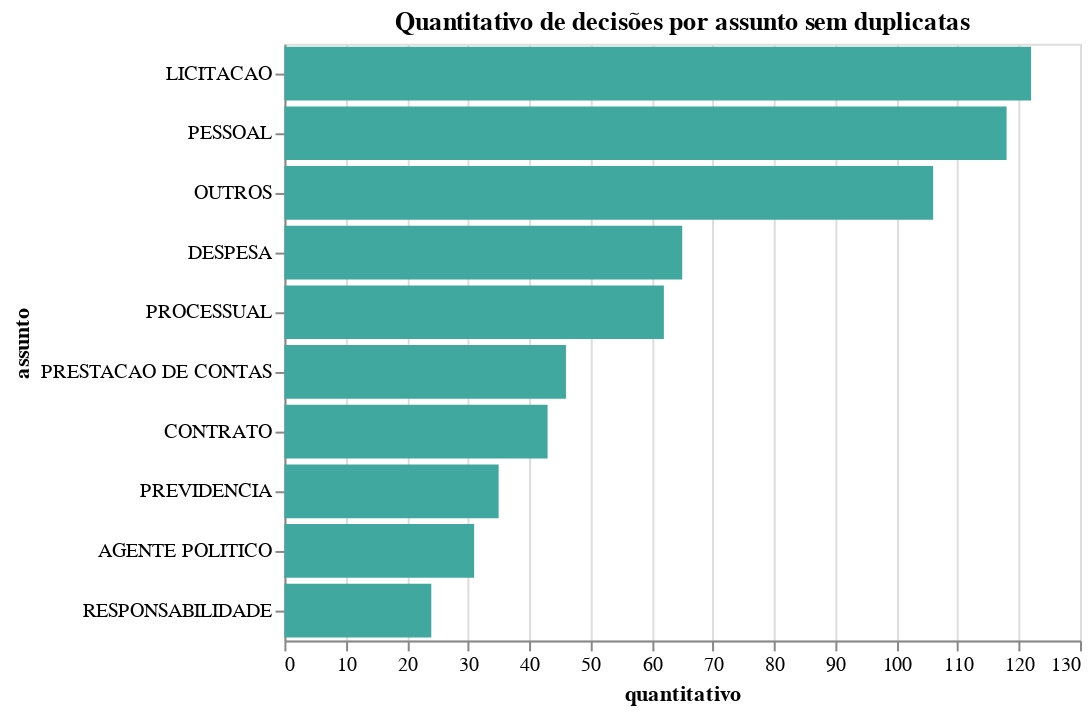

Notebook code cell kept with this figure:
### Code cell
qtde_assuntos_sem_dup = df_sd.groupby('assunto_agrupado')['arquivo']\
    .count()\
    .reset_index()\
    .rename(columns={'assunto_agrupado': 'assunto', 'arquivo' : 'quantitativo'})
alt_sem_dup = alt.Chart(qtde_assuntos_sem_dup).mark_bar().encode(
    alt.X("quantitativo"),
    alt.Y("assunto", sort='-x', title="assunto"),
    tooltip=['assunto', 'quantitativo']
).properties(height=300,
             title='Quantitativo de decisões por assunto sem duplicatas'
)
alt_sem_dup.configure_mark(color='#40A89E')

### Figure 1 — Vega-Lite specification as saved in the notebook (floating-point values rounded to 4 significant figures)
{"config": {"view": {"continuousWidth": 400, "continuousHeight": 300}, "mark": {"color": "#40A89E"}}, "data": {"name": "data-9aed95736e29fabeac49c829eda9f7da"}, "mark": "bar", "encoding": {"tooltip": [{"type": "nominal", "field": "assunto"}, {"type": "quantitative", "field": "quantitativo"}], "x": {"type": "quantitative", "field": "quantitativo"}, "y": {"type": "nominal", "field": "assunto", "sort": "-x", "title": "assunto"}}, "height": 300, "title": "Quantitativo de decisões por assunto sem duplicatas", "$schema": "https://vega.github.io/schema/vega-lite/v4.8.1.json", "datasets": {"data-9aed95736e29fabeac49c829eda9f7da": [{"assunto": "AGENTE POLITICO", "quantitativo": 31}, {"assunto": "CONTRATO", "quantitativo": 43}, {"assunto": "DESPESA", "quantitativo": 65}, {"assunto": "LICITACAO", "quantitativo": 122}, {"assunto": "OUTROS", "quantitativo": 106}, {"assunto": "PESSOAL", "quantitativo": 118}, {"assunto": "PRESTACAO DE CONTAS", "quantitativo": 46}, {"assunto": "PREVIDENCIA", "quantitativo": 35}, {"assunto": "PROCESSUAL", "quantitativo": 62}, {"assunto": "RESPONSABILIDADE", "quantitativo": 24}]}}
